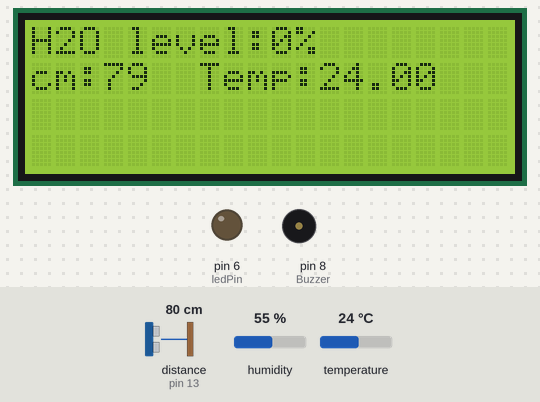
The sketch below on a simulated Arduino Uno, built with avr-gcc and run on an emulated ATmega328P. Parts: 20×4 character LCD, output pins drawn as LEDs (lit = HIGH), buzzer (waves = sounding, pin HIGH). Wiring (inferred from the names in the program): ultrasonic range finder: trigger pin 12; echo pin 13. Dashed ring = blinking. The inputs (shaded band) are chosen by the test bench; at power-on: distance to the obstacle (sensor on pin 13) 80 cm, temperature 24 °C, humidity 55 %. The echo pulse lasts 58.3 µs per cm; pins used as bus, display or sensor lines are not drawn; what the sketch prints to the serial monitor is not drawn.

Above: at 1.7 s.
1.8 s: distance to the obstacle (sensor on pin 13) set to 16 cm
At 4.7 s:
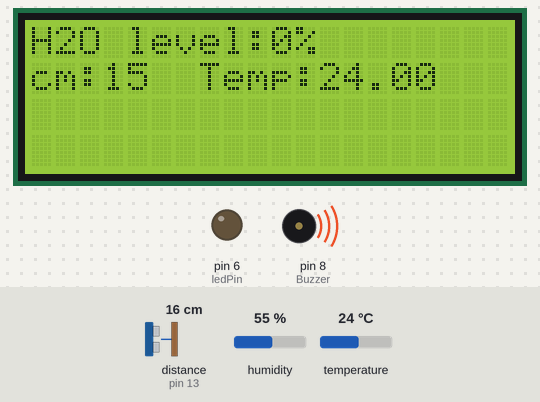
6.3 s: distance to the obstacle (sensor on pin 13) set to 13 cm
At 7.3 s:
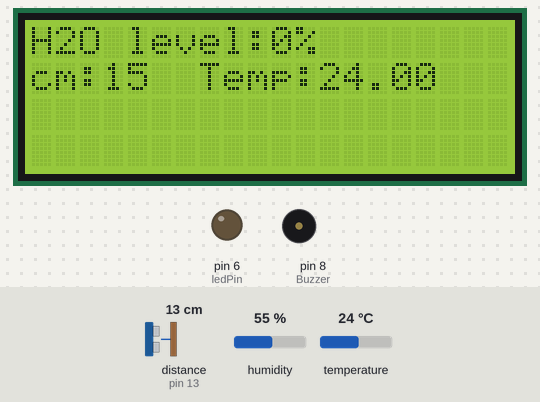
11.5 s: distance to the obstacle (sensor on pin 13) set to 6 cm
At 14.1 s:
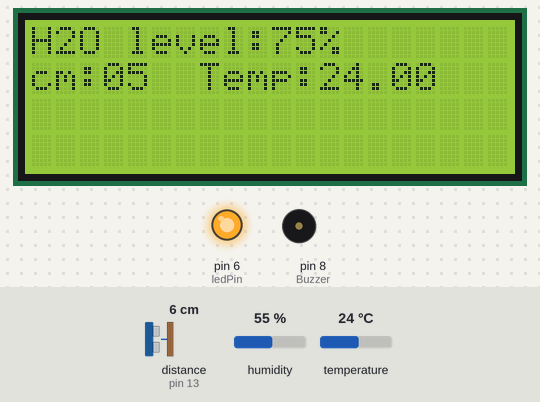
15.8 s: distance to the obstacle (sensor on pin 13) set to 3 cm
At 19.0 s:
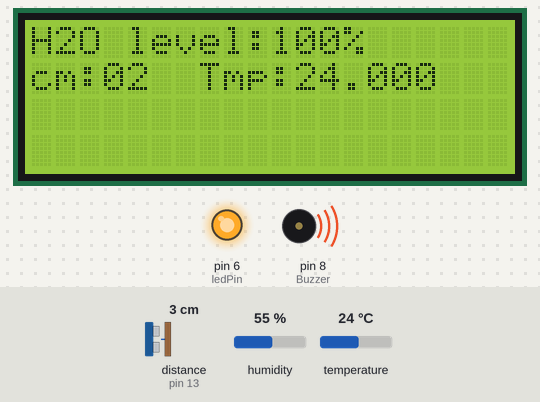
20.1 s: temperature set to 12 °C
At 23.1 s:
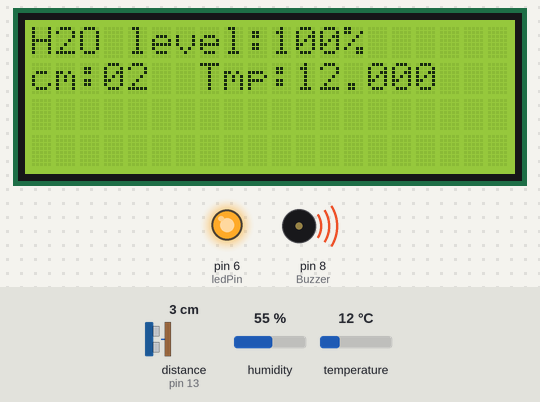
23.4 s: distance to the obstacle (sensor on pin 13) set to 9 cm
At 27.4 s:
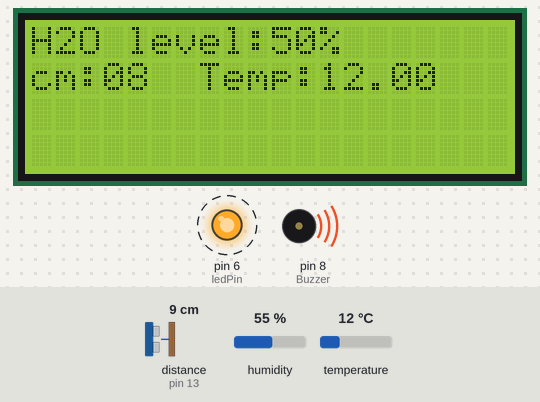
Timing chart, 0 to 29.6 s (numbered marks = the images above; inputs shaded):
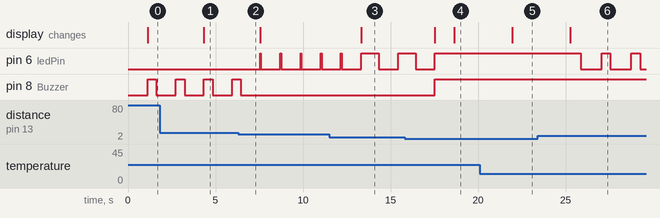

The sketch:

notificationusingwaterlevelindicator.ino
```cpp
/***************************************************************************************
*    Credits for making this project
*
*    Title: Detecting Obstacles and Warning - Arduino and Ultrasonic
*    Author: Ammar Atef Ali
*    Date: February 12, 2016
*    Availability: https://create.arduino.cc/projecthub/ammaratef45/detecting-obstacles-and-warning-arduino-and-ultrasonic-13e5ea
*
*    Title: How to control a character I2C LCD with Arduino
*    Author:Benne de Bakker
*    Date: 2019
*    Availability:https://www.makerguides.com/character-i2c-lcd-arduino-tutorial/
*
*    Title: HOW TO SET UP THE DHT11 HUMIDITY SENSOR ON AN ARDUINO
*    Author:Circuit Basics
*    Date: 2019
*    Availability:http://www.circuitbasics.com/how-to-set-up-the-dht11-humidity-sensor-on-an-arduino/
*
*    Title: Blinking the LED
*    Author: Simon Monk
*    Date: Nov 17, 2019.
*    Availability:https://learn.adafruit.com/adafruit-arduino-lesson-2-leds/blinking-the-led
*
*    Title: ACTIVE BUZZER WITH ARDUINO UNO R3
*    Author: primerobotics
*    Date: 2019
*    Availability:https://www.instructables.com/id/ACTIVE-BUZZER-WITH-ARDUINO-UNO-R3/
*
***************************************************************************************/
#include <dht.h> //library for Humidity and Temperature Sensor
#include <LiquidCrystal_I2C.h> // library for  LCD
#include <Wire.h> // library for communicating the  II2C to LCD

dht DHT;

#define trigPin 12 //
#define echoPin 13//
#define DHT11_PIN 11 //pin for Humidity and Temperature Sensor
int Buzzer = 8; // Connect Buzzer pin to 8
int ledPin= 6;  //Connect LED pin to 6
int duration , cm; //to measure the distance and time taken.
LiquidCrystal_I2C lcd(0x27,20,4); //access LCD 16 pins from II2C 4 pins

void setup() {
        Serial.begin (9600);
        pinMode(trigPin, OUTPUT);
        pinMode(echoPin, INPUT);
        pinMode(Buzzer, OUTPUT);
        pinMode(ledPin, OUTPUT);
        lcd.init();          // Print a message to the LCD.
        lcd.backlight();   //Lights On
}

void loop() {

   digitalWrite(trigPin, HIGH);
   delayMicroseconds(10);
   digitalWrite(trigPin, LOW);
   delayMicroseconds(10);
   duration = pulseIn(echoPin, HIGH);
   cm = (duration/2) / 29.1; //calculation to find the height of a container
   Serial.print(" cm ");
   Serial.println(cm);


 int chk = DHT.read11(DHT11_PIN); // read the D11 pin to access the H&T sensor component
  Serial.print("Temperature = ");
  Serial.println(DHT.temperature);
  Serial.print("Humidity = ");
  Serial.println(DHT.humidity);
  delay(1000);


//if the height of a water is reaching 3cm,the buzzer and led light will On,and make a message display in lcd.
 if (cm <= 3 ){
        lcd.setCursor(0,0);
        lcd.print("H2O level:100%");
        lcd.setCursor(0,1);
        lcd.print("cm:");
        lcd.print("0");
        lcd.print(cm);
        lcd.setCursor(7,1);
        lcd.print("Tmp:");
        lcd.print(DHT.temperature);
        digitalWrite(Buzzer,HIGH);
        digitalWrite(ledPin,HIGH);
        }
 //if the height of a water is reaching 7cm to 4cm ,the  led light will On with a blink of 1s continuously, and make a message display in lcd.
  else if (cm <= 7){
        lcd.setCursor(0,0);
        lcd.print("H2O level:75% ");
        lcd.setCursor(0,1);
        lcd.print("cm:");
        lcd.print("0");
        lcd.print(cm);
        lcd.setCursor(7,1);
        lcd.print("Temp:");
        lcd.print(DHT.temperature);
        digitalWrite(ledPin,HIGH);
        delay(1000);
        digitalWrite(ledPin,LOW);
    }

    //if the height of a water is reaching 9cm to 12cm ,the  led light will On with a blink of 50ms continuously, and make a message display in lcd.
   else if (cm <= 9){
        lcd.setCursor(0,0);
        lcd.print("H2O level:50% ");
        lcd.setCursor(0,1);
        lcd.print("cm:");
        lcd.print("0");
        lcd.print(cm);
        lcd.setCursor(7,1);
        lcd.print("Temp:");
        lcd.print(DHT.temperature);
        delay(100);
        digitalWrite(ledPin,HIGH);
        delay(500);
        digitalWrite(ledPin,LOW);
    }

    //if the height of a water is reaching 13cm to 10cm ,the  led light will On with a blink of 50ms continuously, and make a message display in lcd.
     else if (cm <= 13){
        lcd.setCursor(0,0);
        lcd.print("H2O level:25% ");
        lcd.setCursor(0,1);
        lcd.print("cm:");
        lcd.print(cm);
        lcd.setCursor(7,1);
        lcd.print("Temp:");
        lcd.print(DHT.temperature);
        digitalWrite(ledPin,HIGH);
        delay(50);
        digitalWrite(ledPin,LOW);
    }

  //if the height of a water is reaching 14cm to 16cm ,the buzzer will On with a delay of 1s continuously, and make a message display in lcd.
  else{
       lcd.setCursor(0,0);
       lcd.print("H2O level:0%  ");
       lcd.setCursor(0,1);
       lcd.print("cm:");
       lcd.print(cm);
       lcd.setCursor(7,1);
       lcd.print("Temp:");
       lcd.print(DHT.temperature);
       digitalWrite(Buzzer,HIGH);
       delay(500);
       digitalWrite(Buzzer,LOW);

  }
  delay(50);

}

 // i use the ruler to determine the distance of a miniature.Instead of using 1.5 L of bottle, i use the jar of stick 0
 // also the ruler i used is mm,so i divisible by 10 and i got the constant value for cm.

 //it detects the remaining space of a tank, if this value meet the height of a water,it will ring and make the led light
 //duration = travel time , 2 = twice the distance 29.1 = speed of sound//

 // I make a way to prevent the overlapping of a value in a LCD
 //so i decide to make a lcdprint for the 1 digit only in this format
 //(01,02,...,09) then the other number will print 2 or more digits,
 //but the maximum height of a miniature that we provide will be estimated of 18 cm or 17cm

 //Also the height that detect the ultrasonic sensor is from 3cm to 15 cm only


//still there's need to improve....Stay tuned//
```

Measured:
- the behaviour switches between 15 and 14 cm on distance to the obstacle (sensor on pin 13) (found by bisection; images 1 and 2)
- the behaviour switches between 5 and 4 cm on distance to the obstacle (sensor on pin 13) (found by bisection; images 3 and 4)
- after the input at 1.8 s, the display: changes after 2.5 s (image 1)
- after the input at 6.3 s, pin 6 (ledPin): alternates HIGH for 0.05 s and LOW for 1.1 s, starting after 1.2 s; pin 8 (Buzzer): goes on until 6.4 s, then stays LOW
- after the input at 11.5 s, the display: changes after 1.8 s (image 3)
- after the input at 15.8 s, pin 6 (ledPin): goes on until 17.5 s, then stays HIGH; pin 8 (Buzzer): LOW → HIGH after 1.7 s; the display: first changes after 1.7 s (image 4 shows a later state)
- after the input at 20.1 s, the display: changes after 1.8 s (image 5)
- after the input at 23.4 s, pin 6 (ledPin): alternates HIGH for 0.50 s and LOW for 1.2 s, starting after 2.5 s; the display: changes after 1.9 s (image 6)
